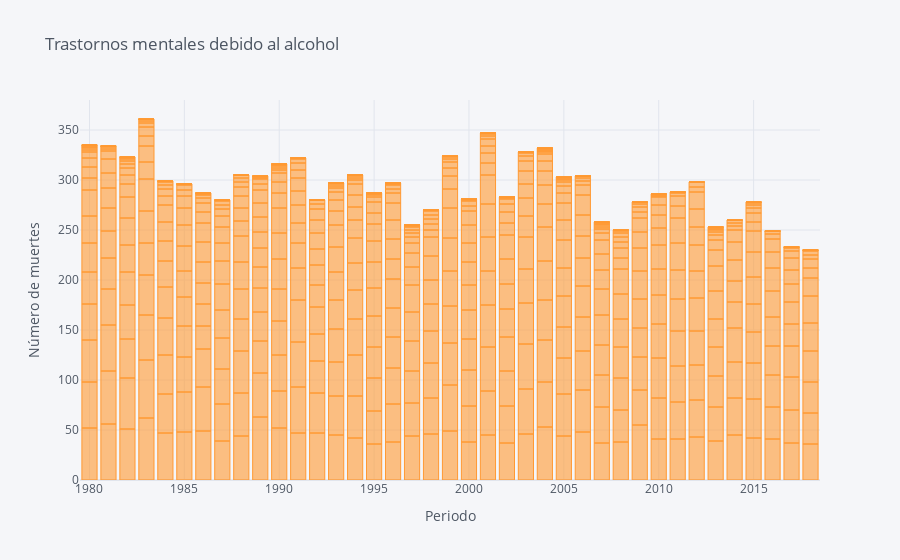
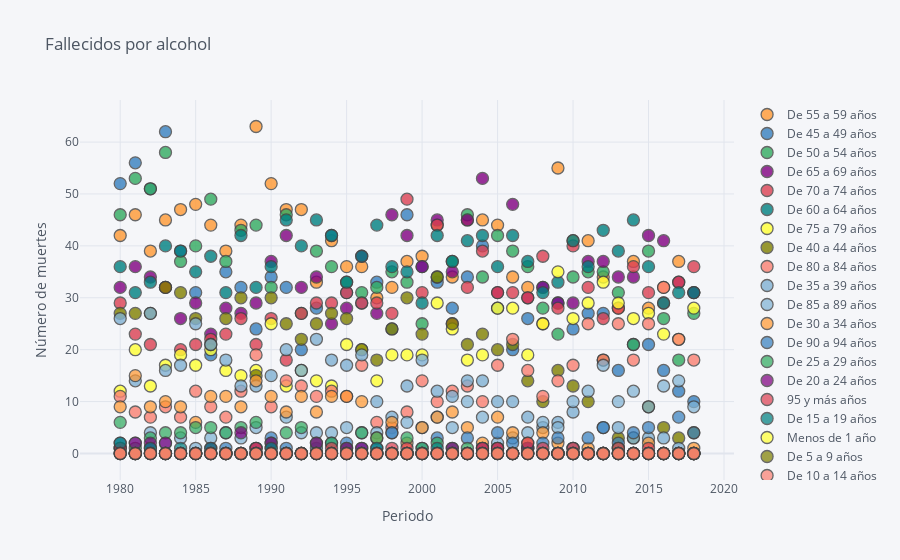

These figures' notebook cell, in order:
### Code cell
dataset.iplot(kind='bar',
                  x='Periodo',
                  y='Total',
                  z ='Edad',
                  xTitle='Periodo',
                  yTitle='Número de muertes',
                  title='Trastornos mentales debido al alcohol')
dataset.iplot(x='Periodo', 
                      y='Total', 
                      categories='Edad',
                      xTitle='Periodo', 
                      yTitle='Número de muertes',
                      title='Fallecidos por alcohol')

### Figure 1 — Plotly figure (JSON) as saved in the notebook; plotly's stock layout.template omitted (floating-point values rounded to 4 significant figures; data arrays with more than 128 entries replaced by an {"elided": "..."} marker saying what was removed)
{"data": [{"marker": {"color": "rgba(255, 153, 51, 0.6)", "line": {"color": "rgba(255, 153, 51, 1.0)", "width": 1}}, "name": "Total", "orientation": "v", "text": "", "type": "bar", "x": {"elided": "819 int values"}, "y": {"elided": "819 int values"}}], "layout": {"legend": {"bgcolor": "#F5F6F9", "font": {"color": "#4D5663"}}, "paper_bgcolor": "#F5F6F9", "plot_bgcolor": "#F5F6F9", "title": {"font": {"color": "#4D5663"}, "text": "Trastornos mentales debido al alcohol"}, "xaxis": {"gridcolor": "#E1E5ED", "showgrid": true, "tickfont": {"color": "#4D5663"}, "title": {"font": {"color": "#4D5663"}, "text": "Periodo"}, "zerolinecolor": "#E1E5ED"}, "yaxis": {"gridcolor": "#E1E5ED", "showgrid": true, "tickfont": {"color": "#4D5663"}, "title": {"font": {"color": "#4D5663"}, "text": "Número de muertes"}, "zerolinecolor": "#E1E5ED"}}}

### Figure 2 — Plotly figure (JSON) as saved in the notebook; plotly's stock layout.template omitted (floating-point values rounded to 4 significant figures)
{"data": [{"marker": {"color": "rgba(255, 153, 51, 1.0)", "line": {"width": 1.3}, "opacity": 0.8, "size": 12, "symbol": "circle"}, "mode": "markers", "name": "De 55 a 59 años", "textfont": {"color": "#4D5663"}, "type": "scatter", "x": [1989, 2009, 1990, 1985, 1992, 1991, 1984, 1981, 1983, 2003, 2004, 1988, 1986, 2001, 2005, 1980, 2011, 2010, 1994, 1982, 1987, 2000, 1999, 2017, 2014, 1996, 1995, 2012, 2002, 2006, 1993, 1998, 2016, 2007, 2018, 1997, 2013, 2015, 2008], "y": [63, 55, 52, 48, 47, 47, 47, 46, 45, 45, 45, 44, 44, 44, 44, 42, 41, 41, 41, 39, 39, 38, 37, 37, 37, 36, 36, 34, 34, 34, 33, 32, 32, 32, 31, 30, 28, 28, 25]}, {"marker": {"color": "rgba(55, 128, 191, 1.0)", "line": {"width": 1.3}, "opacity": 0.8, "size": 12, "symbol": "circle"}, "mode": "markers", "name": "De 45 a 49 años", "textfont": {"color": "#4D5663"}, "type": "scatter", "x": [1983, 1981, 1980, 1982, 1999, 1994, 2004, 1984, 2000, 1987, 2003, 1990, 2001, 1997, 1988, 1991, 2008, 1985, 1995, 1996, 2009, 1993, 2005, 2002, 2012, 2011, 2007, 1998, 1989, 2010, 2015, 2014, 2006, 1992, 1986, 2013, 2016, 2017, 2018], "y": [62, 56, 52, 51, 46, 42, 40, 39, 36, 35, 34, 34, 33, 33, 32, 32, 32, 31, 31, 29, 29, 28, 28, 28, 27, 27, 26, 24, 24, 24, 21, 21, 20, 20, 19, 16, 16, 12, 10]}, {"marker": {"color": "rgba(50, 171, 96, 1.0)", "line": {"width": 1.3}, "opacity": 0.8, "size": 12, "symbol": "circle"}, "mode": "markers", "name": "De 50 a 54 años", "textfont": {"color": "#4D5663"}, "type": "scatter", "x": [1983, 1981, 1982, 1986, 1980, 2003, 1991, 1989, 1988, 2005, 1985, 1993, 2006, 2015, 1987, 2002, 1984, 1994, 2007, 1998, 2012, 2011, 2010, 2001, 2004, 1999, 1995, 1990, 1997, 2013, 1996, 2008, 1992, 2018, 2016, 2000, 2009, 2014, 2017], "y": [58, 53, 51, 49, 46, 46, 46, 44, 43, 42, 40, 39, 39, 39, 37, 37, 37, 36, 36, 35, 35, 35, 34, 34, 34, 33, 33, 32, 32, 31, 31, 28, 27, 27, 26, 25, 23, 21, 18]}, {"marker": {"color": "rgba(128, 0, 128, 1.0)", "line": {"width": 1.3}, "opacity": 0.8, "size": 12, "symbol": "circle"}, "mode": "markers", "name": "De 65 a 69 años", "textfont": {"color": "#4D5663"}, "type": "scatter", "x": [2004, 2006, 1998, 2001, 2003, 1991, 1999, 2015, 2016, 1996, 2012, 2011, 1990, 1981, 2000, 2002, 2014, 2013, 1993, 1982, 2017, 1983, 1980, 1992, 2008, 2018, 2005, 2007, 2009, 2010, 1985, 1989, 1987, 1995, 1988, 1997, 1984, 1994, 1986], "y": [53, 48, 46, 45, 45, 42, 42, 42, 41, 38, 37, 37, 37, 36, 36, 35, 34, 34, 34, 34, 33, 32, 32, 32, 32, 31, 31, 30, 29, 29, 29, 29, 28, 28, 27, 27, 26, 25, 23]}, {"marker": {"color": "rgba(219, 64, 82, 1.0)", "line": {"width": 1.3}, "opacity": 0.8, "size": 12, "symbol": "circle"}, "mode": "markers", "name": "De 70 a 74 años  ", "textfont": {"color": "#4D5663"}, "type": "scatter", "x": [1999, 2001, 2010, 2004, 2008, 2018, 2014, 2017, 1983, 2011, 2003, 1995, 2000, 2006, 2015, 2005, 2007, 2016, 1980, 1994, 1996, 1997, 1993, 2013, 2009, 1992, 1998, 1990, 1988, 2012, 2002, 1987, 1981, 1986, 1989, 1982, 1985, 1984, 1991], "y": [49, 44, 40, 39, 38, 36, 36, 33, 32, 32, 32, 31, 31, 31, 31, 31, 30, 29, 29, 29, 29, 29, 29, 28, 28, 27, 27, 26, 26, 26, 25, 23, 23, 22, 21, 21, 21, 20, 18]}, {"marker": {"color": "rgba(0, 128, 128, 1.0)", "line": {"width": 1.3}, "opacity": 0.8, "size": 12, "symbol": "circle"}, "mode": "markers", "name": "De 60 a 64 años", "textfont": {"color": "#4D5663"}, "type": "scatter", "x": [2014, 1993, 1991, 1997, 2012, 2001, 1988, 2006, 1994, 2004, 2010, 2003, 1983, 1992, 2013, 1984, 1996, 1986, 2002, 2007, 1990, 2015, 1998, 2005, 1980, 2011, 1999, 1985, 2009, 1982, 1995, 1989, 2008, 2018, 2017, 1981, 1987, 2000, 2016], "y": [45, 45, 45, 44, 43, 42, 42, 42, 42, 42, 41, 41, 40, 40, 39, 39, 38, 38, 37, 37, 36, 36, 36, 36, 36, 36, 35, 35, 33, 33, 33, 32, 31, 31, 31, 31, 31, 29, 29]}, {"marker": {"color": "rgba(255, 255, 51, 1.0)", "line": {"width": 1.3}, "opacity": 0.8, "size": 12, "symbol": "circle"}, "mode": "markers", "name": "De 75 a 79 años  ", "textfont": {"color": "#4D5663"}, "type": "scatter", "x": [2009, 2012, 2001, 2011, 2013, 2006, 2018, 2005, 2015, 2010, 2014, 1990, 2008, 2002, 2016, 2017, 1995, 1996, 1986, 1981, 2004, 1984, 2007, 2000, 1999, 1998, 2003, 1983, 1985, 1992, 1989, 1987, 1988, 1997, 1993, 1991, 1994, 1982, 1980], "y": [35, 33, 29, 29, 29, 28, 28, 28, 27, 26, 26, 25, 25, 24, 23, 22, 21, 20, 20, 20, 19, 19, 19, 19, 19, 19, 18, 17, 17, 16, 16, 16, 15, 14, 14, 13, 13, 13, 12]}, {"marker": {"color": "rgba(128, 128, 0, 1.0)", "line": {"width": 1.3}, "opacity": 0.8, "size": 12, "symbol": "circle"}, "mode": "markers", "name": "De 40 a 44 años", "textfont": {"color": "#4D5663"}, "type": "scatter", "x": [2001, 1983, 1984, 1999, 1990, 1988, 1980, 1982, 1994, 1981, 1995, 1985, 1987, 1991, 1993, 2002, 1998, 2004, 2000, 1992, 2003, 2006, 1986, 2005, 1996, 1997, 2012, 2009, 1989, 2007, 2010, 2011, 2008, 2015, 2016, 2018, 2013, 2014, 2017], "y": [34, 32, 31, 30, 30, 30, 27, 27, 27, 27, 26, 26, 26, 25, 25, 25, 24, 23, 23, 22, 21, 21, 21, 20, 20, 18, 18, 16, 15, 14, 13, 10, 10, 9, 5, 4, 3, 3, 3]}, {"marker": {"color": "rgba(251, 128, 114, 1.0)", "line": {"width": 1.3}, "opacity": 0.8, "size": 12, "symbol": "circle"}, "mode": "markers", "name": "De 80 a 84 años  ", "textfont": {"color": "#4D5663"}, "type": "scatter", "x": [2016, 2011, 2013, 2015, 2006, 2017, 1989, 2018, 2012, 2014, 2005, 1996, 2010, 2007, 1991, 2009, 2000, 2003, 1992, 1994, 2002, 1988, 1985, 2008, 1995, 1993, 1980, 2004, 2001, 1986, 1983, 1990, 1981, 1999, 1987, 1982, 1984, 1997, 1998], "y": [32, 25, 25, 25, 22, 22, 19, 18, 18, 18, 17, 17, 17, 16, 14, 14, 14, 13, 13, 12, 12, 12, 12, 11, 11, 11, 11, 10, 10, 9, 9, 9, 8, 8, 7, 7, 7, 6, 5]}, {"marker": {"color": "rgba(128, 177, 211, 1.0)", "line": {"width": 1.3}, "opacity": 0.8, "size": 12, "symbol": "circle"}, "mode": "markers", "name": "De 35 a 39 años", "textfont": {"color": "#4D5663"}, "type": "scatter", "x": [1982, 1980, 1985, 1993, 1986, 1991, 1996, 1994, 2000, 1987, 1984, 1995, 1983, 1992, 1990, 2004, 1981, 2003, 1988, 1999, 1989, 2001, 2002, 2005, 1997, 2006, 2010, 2007, 1998, 2009, 2012, 2013, 2008, 2016, 2015, 2014, 2017, 2011, 2018], "y": [27, 26, 25, 22, 21, 20, 19, 18, 18, 18, 17, 17, 16, 16, 15, 14, 14, 14, 13, 13, 13, 12, 11, 10, 10, 10, 8, 7, 7, 6, 5, 5, 5, 3, 3, 3, 1, 0, 0]}, {"marker": {"color": "rgba(128, 177, 211, 0.8999999999999999)", "line": {"width": 1.3}, "opacity": 0.8, "size": 12, "symbol": "circle"}, "mode": "markers", "name": "De 85 a 89 años  ", "textfont": {"color": "#4D5663"}, "type": "scatter", "x": [2012, 2017, 2016, 2011, 2014, 2003, 2010, 2013, 2015, 2018, 2004, 1991, 2001, 2008, 1999, 2009, 2002, 2000, 1995, 1989, 1982, 1987, 1992, 1993, 1994, 1996, 1997, 1998, 2007, 1984, 1986, 1988, 2006, 2005, 1981, 1983, 1980, 1985, 1990], "y": [17, 14, 13, 12, 12, 10, 10, 10, 9, 9, 7, 7, 7, 6, 6, 5, 5, 5, 5, 5, 4, 4, 4, 4, 4, 4, 4, 4, 4, 3, 3, 3, 3, 2, 2, 2, 1, 1, 1]}, {"marker": {"color": "rgba(255, 153, 51, 0.8999999999999999)", "line": {"width": 1.3}, "opacity": 0.8, "size": 12, "symbol": "circle"}, "mode": "markers", "name": "De 30 a 34 años", "textfont": {"color": "#4D5663"}, "type": "scatter", "x": [1981, 1989, 1986, 1987, 1990, 1992, 1994, 1995, 1983, 1996, 1984, 1980, 1982, 1988, 2002, 1993, 1991, 2005, 2001, 1985, 1998, 2000, 2003, 2006, 2008, 1997, 2015, 2007, 1999, 2004, 2009, 2018, 2011, 2013, 2010, 2012, 2017, 2016, 2014], "y": [15, 14, 11, 11, 11, 11, 11, 11, 10, 10, 9, 9, 9, 9, 8, 8, 8, 7, 7, 6, 6, 5, 5, 4, 4, 3, 2, 2, 2, 2, 2, 1, 1, 1, 1, 0, 0, 0, 0]}, {"marker": {"color": "rgba(55, 128, 191, 0.8999999999999999)", "line": {"width": 1.3}, "opacity": 0.8, "size": 12, "symbol": "circle"}, "mode": "markers", "name": "De 90 a 94 años  ", "textfont": {"color": "#4D5663"}, "type": "scatter", "x": [2017, 2015, 2012, 2014, 2018, 1998, 2005, 1990, 2001, 2003, 2009, 2011, 1980, 1995, 1994, 2006, 2008, 2013, 1989, 2004, 2000, 1997, 1996, 1993, 1991, 1987, 2010, 1982, 2007, 1981, 2002, 1999, 1992, 1988, 1986, 1985, 1984, 1983, 2016], "y": [7, 5, 5, 4, 4, 4, 4, 3, 3, 3, 3, 3, 2, 2, 2, 2, 2, 2, 1, 1, 1, 1, 1, 1, 1, 1, 1, 1, 1, 0, 0, 0, 0, 0, 0, 0, 0, 0, 0]}, {"marker": {"color": "rgba(50, 171, 96, 0.8999999999999999)", "line": {"width": 1.3}, "opacity": 0.8, "size": 12, "symbol": "circle"}, "mode": "markers", "name": "De 25 a 29 años", "textfont": {"color": "#4D5663"}, "type": "scatter", "x": [1989, 1980, 1988, 1992, 1985, 1986, 1984, 1996, 1991, 1983, 1987, 1982, 1997, 1999, 2001, 1994, 1990, 1993, 1995, 2002, 2003, 2004, 2005, 2007, 2013, 1981, 2000, 2018, 2017, 2016, 2015, 2014, 2012, 2011, 2010, 2009, 2008, 2006, 1998], "y": [6, 6, 5, 5, 5, 5, 4, 4, 4, 4, 4, 3, 3, 3, 2, 2, 2, 2, 1, 1, 1, 1, 1, 1, 1, 1, 1, 0, 0, 0, 0, 0, 0, 0, 0, 0, 0, 0, 0]}, {"marker": {"color": "rgba(128, 0, 128, 0.8999999999999999)", "line": {"width": 1.3}, "opacity": 0.8, "size": 12, "symbol": "circle"}, "mode": "markers", "name": "De 20 a 24 años", "textfont": {"color": "#4D5663"}, "type": "scatter", "x": [1988, 1993, 1990, 1983, 1982, 1981, 2007, 1980, 1986, 1989, 1995, 1996, 2002, 2005, 2004, 2010, 2018, 2017, 2016, 2015, 2014, 2013, 2012, 2011, 2009, 1992, 2008, 2006, 2003, 2001, 2000, 1999, 1998, 1997, 1994, 1991, 1987, 1985, 1984], "y": [4, 2, 2, 2, 2, 2, 1, 1, 1, 1, 1, 1, 1, 1, 1, 0, 0, 0, 0, 0, 0, 0, 0, 0, 0, 0, 0, 0, 0, 0, 0, 0, 0, 0, 0, 0, 0, 0, 0]}, {"marker": {"color": "rgba(219, 64, 82, 0.8999999999999999)", "line": {"width": 1.3}, "opacity": 0.8, "size": 12, "symbol": "circle"}, "mode": "markers", "name": "95 y más años", "textfont": {"color": "#4D5663"}, "type": "scatter", "x": [2007, 1980, 1994, 1998, 1999, 2004, 2005, 2008, 2010, 1989, 2013, 2015, 2018, 2017, 2016, 2014, 2012, 2011, 1992, 2003, 2002, 2001, 2000, 1997, 1996, 1995, 1993, 1991, 1990, 1988, 1987, 1986, 1985, 1984, 1983, 1982, 2006, 2009, 1981], "y": [2, 1, 1, 1, 1, 1, 1, 1, 1, 1, 1, 1, 0, 0, 0, 0, 0, 0, 0, 0, 0, 0, 0, 0, 0, 0, 0, 0, 0, 0, 0, 0, 0, 0, 0, 0, 0, 0, 0]}, {"marker": {"color": "rgba(0, 128, 128, 0.8999999999999999)", "line": {"width": 1.3}, "opacity": 0.8, "size": 12, "symbol": "circle"}, "mode": "markers", "name": "De 15 a 19 años  ", "textfont": {"color": "#4D5663"}, "type": "scatter", "x": [1980, 1990, 1986, 1984, 1982, 1997, 2001, 1981, 1983, 1985, 1987, 2007, 2006, 2005, 2004, 2003, 2002, 2000, 1999, 1998, 1996, 1995, 1994, 1993, 1992, 1991, 1989, 1988, 2008, 2009, 2010, 2011, 2018, 2017, 2016, 2015, 2014, 2013, 2012], "y": [2, 1, 1, 1, 1, 1, 1, 0, 0, 0, 0, 0, 0, 0, 0, 0, 0, 0, 0, 0, 0, 0, 0, 0, 0, 0, 0, 0, 0, 0, 0, 0, 0, 0, 0, 0, 0, 0, 0]}, {"marker": {"color": "rgba(255, 255, 51, 0.8999999999999999)", "line": {"width": 1.3}, "opacity": 0.8, "size": 12, "symbol": "circle"}, "mode": "markers", "name": "Menos de 1 año", "textfont": {"color": "#4D5663"}, "type": "scatter", "x": [2018, 1983, 1981, 1992, 2000, 1999, 1998, 1997, 1996, 1995, 1994, 1993, 1991, 1990, 1989, 1988, 1987, 1986, 1985, 1984, 2001, 2002, 2003, 2004, 2017, 2016, 2015, 2014, 2013, 2012, 2011, 2010, 2009, 2008, 2007, 2006, 2005, 1982, 1980], "y": [0, 0, 0, 0, 0, 0, 0, 0, 0, 0, 0, 0, 0, 0, 0, 0, 0, 0, 0, 0, 0, 0, 0, 0, 0, 0, 0, 0, 0, 0, 0, 0, 0, 0, 0, 0, 0, 0, 0]}, {"marker": {"color": "rgba(128, 128, 0, 0.8999999999999999)", "line": {"width": 1.3}, "opacity": 0.8, "size": 12, "symbol": "circle"}, "mode": "markers", "name": "De 5 a 9 años", "textfont": {"color": "#4D5663"}, "type": "scatter", "x": [1986, 1994, 1993, 1992, 1991, 1990, 1989, 1988, 1987, 1985, 1984, 1983, 1982, 1981, 1980, 1995, 1996, 1997, 1998, 2015, 2014, 2013, 2012, 2011, 2010, 2009, 2008, 2007, 2006, 2005, 2004, 2003, 2002, 2001, 2000, 1999, 2016, 2017, 2018], "y": [0, 0, 0, 0, 0, 0, 0, 0, 0, 0, 0, 0, 0, 0, 0, 0, 0, 0, 0, 0, 0, 0, 0, 0, 0, 0, 0, 0, 0, 0, 0, 0, 0, 0, 0, 0, 0, 0, 0]}, {"marker": {"color": "rgba(251, 128, 114, 0.8999999999999999)", "line": {"width": 1.3}, "opacity": 0.8, "size": 12, "symbol": "circle"}, "mode": "markers", "name": "De 10 a 14 años  ", "textfont": {"color": "#4D5663"}, "type": "scatter", "x": [2014, 2018, 2017, 2016, 2015, 2013, 1982, 1990, 1989, 1988, 1987, 1986, 1985, 1984, 1983, 1981, 2012, 1980, 1991, 1992, 1993, 1994, 2011, 2010, 2009, 2008, 2007, 2006, 2005, 2004, 2003, 2002, 2001, 2000, 1999, 1998, 1997, 1996, 1995], "y": [0, 0, 0, 0, 0, 0, 0, 0, 0, 0, 0, 0, 0, 0, 0, 0, 0, 0, 0, 0, 0, 0, 0, 0, 0, 0, 0, 0, 0, 0, 0, 0, 0, 0, 0, 0, 0, 0, 0]}, {"marker": {"color": "rgba(251, 128, 114, 0.7999999999999998)", "line": {"width": 1.3}, "opacity": 0.8, "size": 12, "symbol": "circle"}, "mode": "markers", "name": "De 1 a 4 años", "textfont": {"color": "#4D5663"}, "type": "scatter", "x": [2018, 1980, 1999, 1997, 1996, 1995, 1994, 1993, 1992, 1991, 1990, 1989, 1988, 1987, 1986, 1985, 1984, 1983, 1982, 1981, 1998, 2000, 2001, 2017, 2016, 2015, 2014, 2013, 2012, 2011, 2010, 2009, 2008, 2007, 2006, 2005, 2004, 2003, 2002], "y": [0, 0, 0, 0, 0, 0, 0, 0, 0, 0, 0, 0, 0, 0, 0, 0, 0, 0, 0, 0, 0, 0, 0, 0, 0, 0, 0, 0, 0, 0, 0, 0, 0, 0, 0, 0, 0, 0, 0]}], "layout": {"legend": {"bgcolor": "#F5F6F9", "font": {"color": "#4D5663"}}, "paper_bgcolor": "#F5F6F9", "plot_bgcolor": "#F5F6F9", "title": {"font": {"color": "#4D5663"}, "text": "Fallecidos por alcohol"}, "xaxis": {"gridcolor": "#E1E5ED", "showgrid": true, "tickfont": {"color": "#4D5663"}, "title": {"font": {"color": "#4D5663"}, "text": "Periodo"}, "zerolinecolor": "#E1E5ED"}, "yaxis": {"gridcolor": "#E1E5ED", "showgrid": true, "tickfont": {"color": "#4D5663"}, "title": {"font": {"color": "#4D5663"}, "text": "Número de muertes"}, "zerolinecolor": "#E1E5ED"}}}
